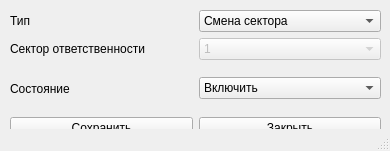
<?xml version="1.0" encoding="UTF-8"?>
<ui version="4.0">
 <class>ComW</class>
 <widget class="QMainWindow" name="ComW">
  <property name="geometry">
   <rect>
    <x>0</x>
    <y>0</y>
    <width>390</width>
    <height>151</height>
   </rect>
  </property>
  <property name="windowTitle">
   <string>MainWindow</string>
  </property>
  <widget class="QWidget" name="centralwidget">
   <widget class="QWidget" name="gridLayoutWidget">
    <property name="enabled">
     <bool>true</bool>
    </property>
    <property name="geometry">
     <rect>
      <x>10</x>
      <y>10</y>
      <width>371</width>
      <height>129</height>
     </rect>
    </property>
    <layout class="QGridLayout" name="gridLayout">
     <item row="3" column="0" rowspan="2">
      <widget class="QLabel" name="label_3">
       <property name="enabled">
        <bool>true</bool>
       </property>
       <property name="text">
        <string>Состояние</string>
       </property>
      </widget>
     </item>
     <item row="2" column="1">
      <widget class="QComboBox" name="comboBox">
       <property name="enabled">
        <bool>false</bool>
       </property>
       <item>
        <property name="text">
         <string>1</string>
        </property>
       </item>
       <item>
        <property name="text">
         <string>2</string>
        </property>
       </item>
       <item>
        <property name="text">
         <string>3</string>
        </property>
       </item>
       <item>
        <property name="text">
         <string>4</string>
        </property>
       </item>
      </widget>
     </item>
     <item row="3" column="1" rowspan="2">
      <widget class="QComboBox" name="comboBox_2">
       <property name="enabled">
        <bool>true</bool>
       </property>
       <item>
        <property name="text">
         <string>Включить</string>
        </property>
       </item>
       <item>
        <property name="text">
         <string>Выключить</string>
        </property>
       </item>
      </widget>
     </item>
     <item row="5" column="0">
      <widget class="QPushButton" name="pushButton">
       <property name="enabled">
        <bool>true</bool>
       </property>
       <property name="text">
        <string>Сохранить</string>
       </property>
      </widget>
     </item>
     <item row="2" column="0">
      <widget class="QLabel" name="label_2">
       <property name="enabled">
        <bool>true</bool>
       </property>
       <property name="text">
        <string>Сектор ответственности</string>
       </property>
      </widget>
     </item>
     <item row="5" column="1">
      <widget class="QPushButton" name="pushButton_2">
       <property name="enabled">
        <bool>true</bool>
       </property>
       <property name="text">
        <string>Закрыть</string>
       </property>
      </widget>
     </item>
     <item row="0" column="1">
      <widget class="QComboBox" name="comboBox_3">
       <property name="enabled">
        <bool>true</bool>
       </property>
       <item>
        <property name="text">
         <string>Смена сектора</string>
        </property>
       </item>
       <item>
        <property name="text">
         <string>Смена состояния</string>
        </property>
       </item>
      </widget>
     </item>
     <item row="0" column="0">
      <widget class="QLabel" name="label">
       <property name="enabled">
        <bool>true</bool>
       </property>
       <property name="text">
        <string>Тип</string>
       </property>
      </widget>
     </item>
    </layout>
   </widget>
  </widget>
  <widget class="QMenuBar" name="menubar">
   <property name="geometry">
    <rect>
     <x>0</x>
     <y>0</y>
     <width>390</width>
     <height>21</height>
    </rect>
   </property>
  </widget>
  <widget class="QStatusBar" name="statusbar"/>
 </widget>
 <resources/>
 <connections/>
</ui>
